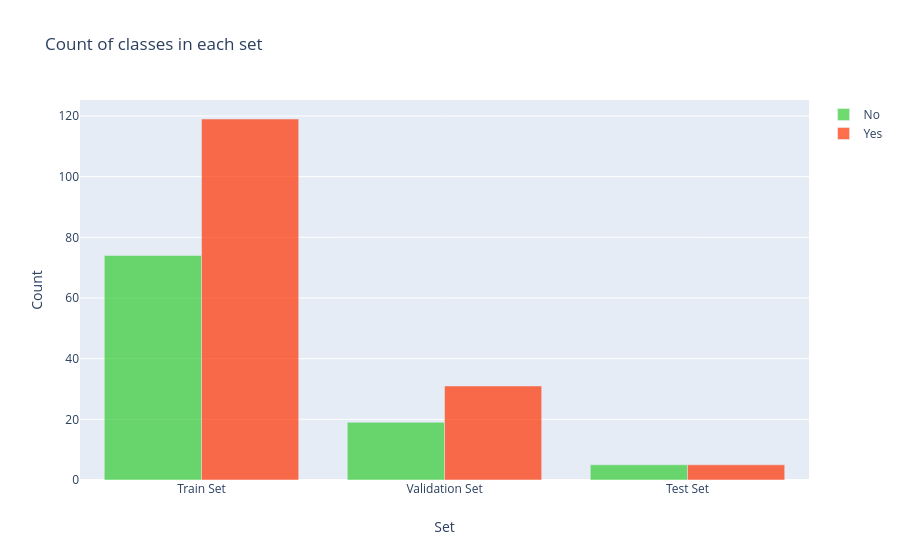

The cell this chart's notebook holds for it:
### Markdown cell above
Mari kita lihat distribusi kelas di antara set-set tersebut:

### Code cell
y = dict()
y[0] = []
y[1] = []
for set_name in (y_train, y_val, y_test):
    y[0].append(np.sum(set_name == 0))
    y[1].append(np.sum(set_name == 1))

trace0 = go.Bar(
    x=['Train Set', 'Validation Set', 'Test Set'],
    y=y[0],
    name='No',
    marker=dict(color='#33cc33'),
    opacity=0.7
)
trace1 = go.Bar(
    x=['Train Set', 'Validation Set', 'Test Set'],
    y=y[1],
    name='Yes',
    marker=dict(color='#ff3300'),
    opacity=0.7
)
data = [trace0, trace1]
layout = go.Layout(
    title='Count of classes in each set',
    xaxis={'title': 'Set'},
    yaxis={'title': 'Count'}
)
fig = go.Figure(data, layout)
iplot(fig)

### Figure 1 — Plotly figure (JSON) as saved in the notebook; plotly's stock layout.template omitted (floating-point values rounded to 4 significant figures)
{"data": [{"marker": {"color": "#33cc33"}, "name": "No", "opacity": 0.7, "type": "bar", "x": ["Train Set", "Validation Set", "Test Set"], "y": [74, 19, 5]}, {"marker": {"color": "#ff3300"}, "name": "Yes", "opacity": 0.7, "type": "bar", "x": ["Train Set", "Validation Set", "Test Set"], "y": [119, 31, 5]}], "layout": {"title": {"text": "Count of classes in each set"}, "xaxis": {"title": {"text": "Set"}}, "yaxis": {"title": {"text": "Count"}}}}
